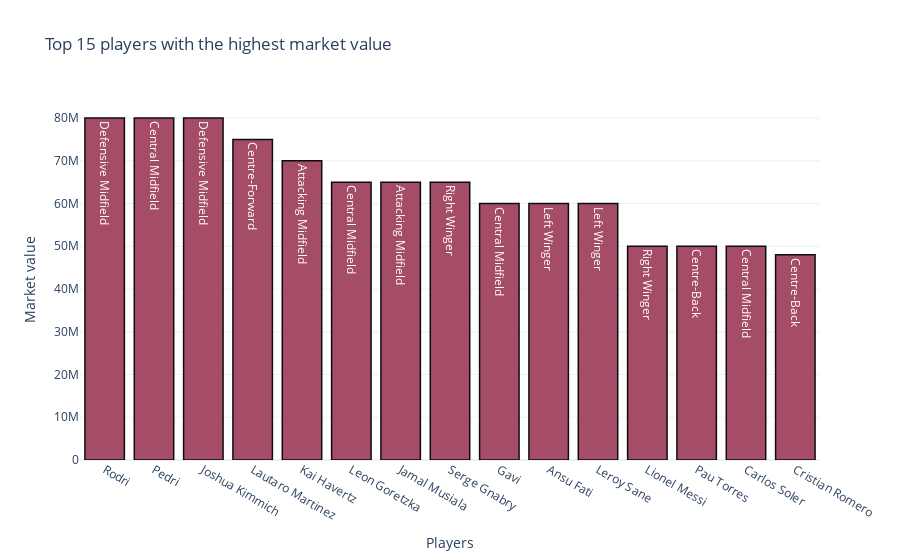

The notebook cell this image was saved under:
### Code cell
fig = px.bar(players_top_value, x="Name", y="Market_value", barmode="group", template='plotly_white', title="Top 15 players with the highest market value",
      text = players_top_value.Position)
fig.update_xaxes(title_text="Players")
fig.update_yaxes(title_text="Market value")
fig.update_traces(marker_color='#a1435f', marker_line_color='rgb(0,0,0)',
                  marker_line_width=1.5, opacity=0.95)
fig.show()

### Figure 1 — Plotly figure (JSON) as saved in the notebook; plotly's stock layout.template omitted (floating-point values rounded to 4 significant figures)
{"data": [{"alignmentgroup": "True", "hovertemplate": "Name=%{x}<br>Market_value=%{y}<br>Position=%{text}<extra></extra>", "legendgroup": "", "marker": {"color": "#a1435f", "pattern": {"shape": ""}, "line": {"color": "rgb(0,0,0)", "width": 1.5}}, "name": "", "offsetgroup": "", "orientation": "v", "showlegend": false, "text": ["Defensive Midfield", "Central Midfield", "Defensive Midfield", "Centre-Forward", "Attacking Midfield", "Central Midfield", "Attacking Midfield", "Right Winger", "Central Midfield", "Left Winger", "Left Winger", "Right Winger", "Centre-Back", "Central Midfield", "Centre-Back"], "textposition": "auto", "x": ["Rodri", "Pedri", "Joshua Kimmich", "Lautaro Martinez", "Kai Havertz", "Leon Goretzka", "Jamal Musiala", "Serge Gnabry", "Gavi", "Ansu Fati", "Leroy Sane", "Lionel Messi", "Pau Torres", "Carlos Soler", "Cristian Romero"], "xaxis": "x", "y": [80000000, 80000000, 80000000, 75000000, 70000000, 65000000, 65000000, 65000000, 60000000, 60000000, 60000000, 50000000, 50000000, 50000000, 48000000], "yaxis": "y", "type": "bar", "opacity": 0.95}], "layout": {"xaxis": {"anchor": "y", "domain": [0.0, 1.0], "title": {"text": "Players"}}, "yaxis": {"anchor": "x", "domain": [0.0, 1.0], "title": {"text": "Market value"}}, "legend": {"tracegroupgap": 0}, "title": {"text": "Top 15 players with the highest market value"}, "barmode": "group"}}
